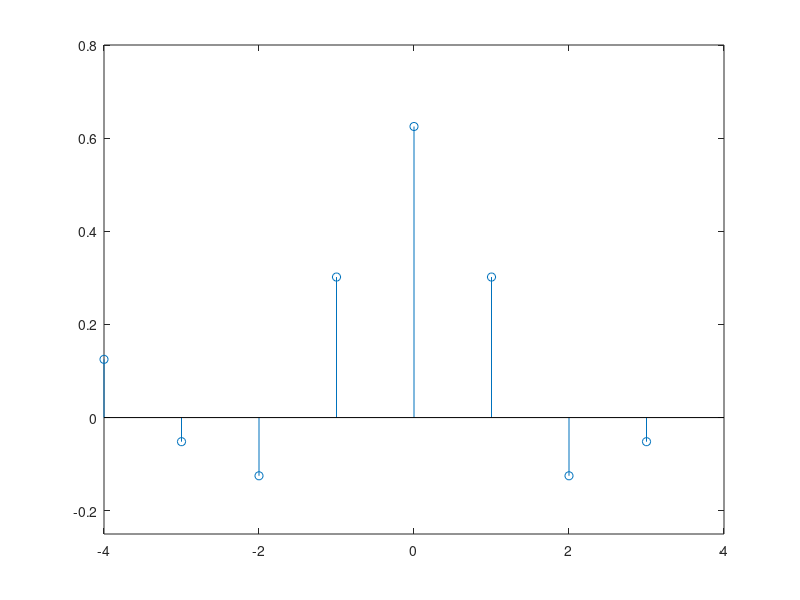

The MATLAB script that drew this image:
% General figure initializations
clear all
set(0,'DefaultFigureColor','w');
set(0,'DefaultFigurePaperType','A4');
clf reset;
cla reset;
% Example 2.3 DFT transform of sampled square wave
f=[1 1 1 0 0 0 1 1];
stem(0:23,[f f f]);
set(gca,'Box','Off');
set(gca,'YLim',[0 2]);
set(gca,'Ytick',[0 1]);
set(gca,'Xtick',[0 8 16 24])
pause
N=length(f);
F=fft(f)/N      % Equation (2.2)
stem(-4:3,fftshift(F))
axis([-4 4 -0.25 0.8]);
% Print resultatet i EPS-format
%print -deps2 FigEx2_4.eps
fback=ifft(F)*N  % Equation (2.2)
pause
% Shift of F - wrong placement of frequency 0
Fs=fftshift(F);
fbacks=ifft(Fs)*N
% multiplied by exp(-j*pi*k)